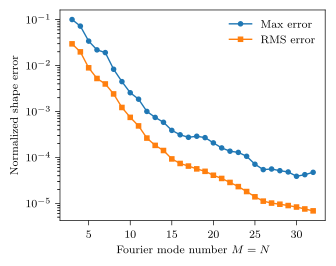

This chart was generated by the following Python code:
"""
Same convergence study as shape_error_vs_mode_number.py -- exact
point-to-curve shape error between the ground-truth spline surface and
its "exact" (uncondensed) Fourier transform, as a function of the
Fourier mode number M = N -- but *without* truncation: instead of
computing one high-resolution transform and slicing its coefficient
matrix down to each lower mode number, this recomputes the transform
from scratch at each M = N, each with its own Nyquist-correct (nu, nv)
collocation grid (nu = 2*M+1 poloidally, nv = 2*N*nfp+2 toroidally,
rounded up to stay even -- see shape_error_vs_mode_number.py and
shape_error_vs_quadrature_resolution.py for why the nfp factor on nv
matters).

Since ft() computes a discrete quadrature projection (not a continuous
integral), truncation and fresh recomputation are only *exactly*
equivalent in the limit of infinite quadrature resolution; comparing this
script's curve against shape_error_vs_mode_number.py's checks how close
that equivalence is in practice, at these Nyquist-adequate grids.

Errors are normalized by the average minor radius (see
compute_reference_minor_radius) to give a dimensionless shape error.
"""

import matplotlib.pyplot as plt
import numpy as np
from matplotlib.pyplot import rcParams

from simsopt.geo.surfacespline import SurfaceBSpline
from simsopt.objectives.shape_errors import (
    build_exact_shape_reference,
    exact_shape_error,
)


def build_spline_surf(MPOL, NTOR):
    """
    Identical SurfaceBSpline (spline_kwargs + dofs) to the one built in
    spectral_condensation_solve/vmec_solves_different_theta.py -- the
    ground-truth boundary used throughout that study -- except for the
    declared (M, N) Fourier resolution, which only affects ft()'s default
    truncation/grid, not the spline's own geometry (dofs, axis, cross
    sections are unaffected by M, N).
    """
    spline_kwargs = {
        "axis_points": 3,
        "points_per_cs": 4,
        "n_cs": 6,
        "nfp": 3,
        "M": MPOL,
        "N": NTOR,
        "p_u": 3,
        "p_v": 3,
        "cs_equispaced": True,
        "rays_equispaced": False,
        "cs_global_angle_free": False,
        "axis_angles_fixed": True,
        "cs_basis": "polar",
        "nurbs": False,
        "use_bishop_frame": True,
        "knot_parametrization": "uniform",
    }
    spline_surf = SurfaceBSpline(default_r=0.3, **spline_kwargs)
    new_x = np.array(
        [
            5.3896343573543060e-02,
            5.0883230048103856e-01,
            2.2489121027379422e-01,
            1.5929768581422210e00,
            1.0304048534365813e-01,
            4.3412658709604501e-01,
            1.9194536849729077e-01,
            5.3647438961678784e-01,
            1.7794171743465446e00,
            3.6038044630128279e00,
            4.9259924741397159e00,
            2.5036189767220018e-01,
            3.5802891724900809e-01,
            9.6212580154516142e-02,
            5.2064914206501489e-01,
            2.0474558259649123e00,
            3.8964954930212143e00,
            5.3228745694944024e00,
            3.2185070391451231e-01,
            2.5146308466749123e-01,
            2.1954123698502295e-01,
            4.5420692619007164e-01,
            2.2214282741552713e00,
            3.0009540172725946e00,
            5.4975172012762998e00,
            3.6991589429711308e-01,
            1.6285912057838300e-01,
            3.6446964917388275e-01,
            3.2242251631177343e-01,
            1.7920172479908414e00,
            3.0210349920179866e00,
            5.4977786325813431e00,
            3.8958534284832108e-01,
            1.9630111359305188e-01,
            4.0847103311261590e-01,
            1.0489177365984679e00,
            2.0043666242346596e00,
            1.3580534688161376e00,
            5.0279307449500388e-01,
            -7.0064725504961656e-01,
        ]
    )
    spline_surf.x = new_x
    return spline_surf


def compute_reference_minor_radius():
    """
    Average minor radius used to normalize shape error into a
    dimensionless quantity. SurfaceBSpline doesn't implement gammadash1,
    so `minor_radius()` (which needs it, via the cross-sectional-area
    formula) isn't available directly on the spline surface -- as a
    stand-in, this uses a fixed, very high-resolution (M = N = 32) exact
    Fourier transform of the ground-truth spline, at least as fine as any
    mode number tested in this script.
    """
    norm_spline_surf = build_spline_surf(32, 32)
    norm_rz_surf = norm_spline_surf.to_RZFourier(
        collocation="exact",
        # nu=2 * 32 + 1,
        # nv=2 * 32 * norm_spline_surf.nfp + 2,
        spec_cond=None,
    )
    return norm_rz_surf.minor_radius()


if __name__ == "__main__":
    mode_numbers = np.arange(3, 33)  # M = N = 3, 4, ..., 32

    # the spline's own declared (M, N) has zero effect on its actual
    # geometry (see build_spline_surf's docstring) -- so the ground-truth
    # reference point grid is built once, from any one instance, and
    # reused for every M = N below
    reference_surf = build_spline_surf(mode_numbers[-1], mode_numbers[-1])
    n_cross_sections = 8
    n_theta_ref = 200
    phi_1d = np.linspace(0, 2 * np.pi, n_cross_sections, endpoint=False)
    reference = build_exact_shape_reference(
        reference_surf, phi_1d, ntheta=n_theta_ref
    )

    minor_radius = compute_reference_minor_radius()
    print(f"minor radius (from M=N=32 Fourier surface): {minor_radius:.6e}")

    max_error = np.empty_like(mode_numbers, dtype=float)
    rms_error = np.empty_like(mode_numbers, dtype=float)

    for i, m in enumerate(mode_numbers):
        spline_surf = build_spline_surf(m, m)
        # fresh "exact" (uncondensed) Fourier transform at exactly this
        # (M, N) = (m, m) -- not a truncation of a higher-resolution one
        rz_surf = spline_surf.to_RZFourier(
            collocation="exact",
            nu=2 * m + 1,
            # ft() requires nv to be even -- +2 (not +1) keeps it above
            # the 2*N*nfp+1 Nyquist threshold while staying even.
            nv=2 * m * spline_surf.nfp + 2,
            spec_cond=None,
        )
        errors = exact_shape_error(rz_surf, reference) / minor_radius
        max_error[i] = np.max(errors)
        rms_error[i] = np.sqrt(np.mean(errors**2))
        print(
            f"M=N={m:2d}: max error = {max_error[i]:.3e}, "
            f"rms error = {rms_error[i]:.3e}"
        )

    ########################
    # plotting

    rcParams.update(
        {
            "font.size": 8,
            "text.usetex": True,
            "font.weight": "book",
            "font.family": "Futura PT",
            "lines.linewidth": 1,
            "axes.linewidth": 0.5,
            "xtick.major.width": 0.5,
            "ytick.major.width": 0.5,
        }
    )
    paper_width = 174 / 25.4 / 2  # half-width figure, in inches

    fig, ax = plt.subplots(figsize=(paper_width, paper_width * 0.8), dpi=600)
    ax.semilogy(mode_numbers, max_error, "o-", markersize=3, label="Max error")
    ax.semilogy(mode_numbers, rms_error, "s-", markersize=3, label="RMS error")
    ax.set_xlabel("Fourier mode number $M = N$")
    ax.set_ylabel("Normalized shape error")
    ax.legend(frameon=False)

    plt.savefig(
        dpi=600,
        fname="shape_error_vs_mode_number_recomputed.pdf",
        bbox_inches="tight",
    )
    plt.show()
